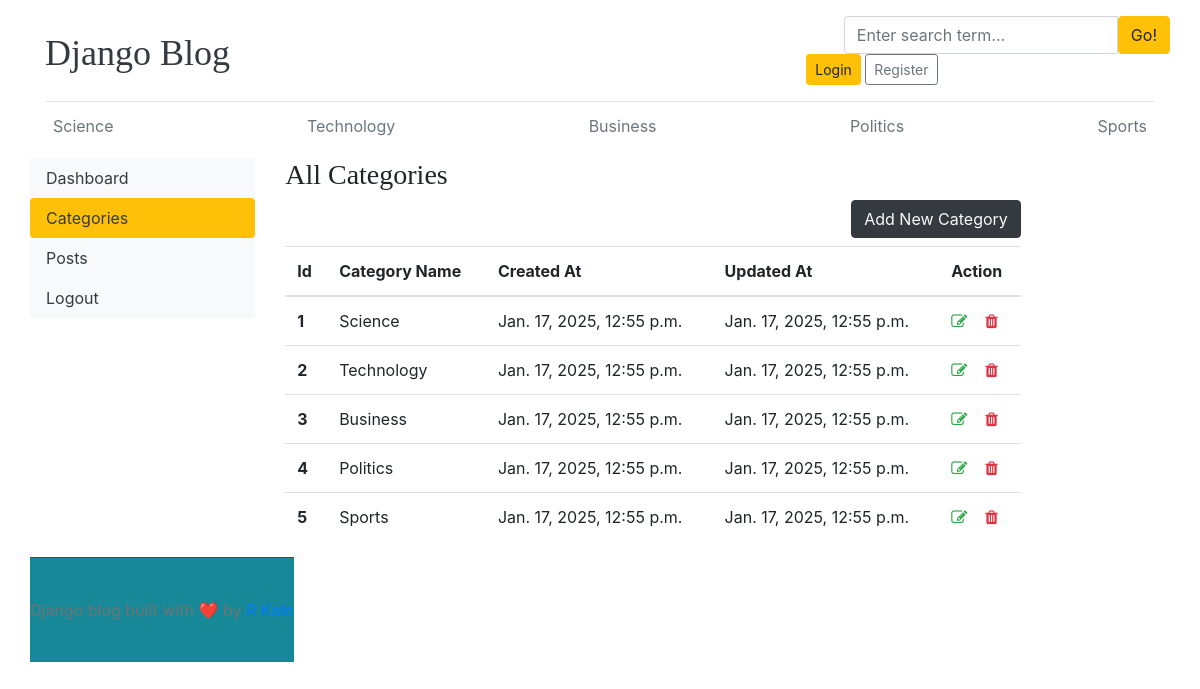
/dashboard/categories/, run on the app's committed database.
### blogs/models.py (models this page shows, shortened)
class Category(models.Model):
    category_name=models.CharField(max_length=50,unique=True)
    created_at=models.DateTimeField(auto_now_add=True)
    updated_at=models.DateTimeField(auto_now=True)
    class Meta:
        verbose_name_plural='categories'

### dashboards/views.py (the view)
# urls.py: path('categories/', views.categories, name='categories'),
def categories(request):
    return render(request, 'dashboard/categories.html')

### blogs/context_processors.py (called while the page is built)
def get_category(request):
    categories = Category.objects.all()  # Fetching all categories
    return {'categories': categories}

### templates/dashboard/categories.html
{% extends 'base/base.html' %}
{% block content %}
<div class="row">
    {% include './leftsidebar.html' %}
    <div class="col-md-9">
      <h3>All Categories</h3>
      <a href="{% url 'add_categories' %}" class="btn btn-dark text-light float-right mb-2">Add New Category</a>
        <table class="table table-hover">
            <thead>
              <tr>
                <th>Id</th>
                <th>Category Name</th>
                <th>Created At</th>
                <th>Updated At</th>
                <th>Action</th>
              </tr>
            </thead>
            <tbody>
                {% for cat in categories %}
              <tr>
                <th>{{ forloop.counter }}</th>
                <td>{{ cat.category_name }}</td>
                <td>{{ cat.created_at }}</td>
                <td>{{ cat.updated_at }}</td>
                <td>
                   <a href="{% url 'edit_categories' cat.id %}"><i class="fa fa-edit text-success"></i></a> &nbsp;&nbsp;
                   <a href="{% url 'delete_categories' cat.id %}"> <i class="fa fa-trash text-danger"></i></a>
                </td>
              </tr>
                {% endfor%}
            </tbody>
          </table>
    </div>
</div>
{% endblock %}

### templates/base/header.html (shortened to what this page needs)
{%load static %}
<!DOCTYPE html>
<html lang="en">
<head>
    <link href="https://getbootstrap.com/docs/4.0/dist/css/bootstrap.min.css" rel="stylesheet">
    <link href="{% static 'css/blog.css' %}" rel="stylesheet">
    <link rel="stylesheet" href="https://cdnjs.cloudflare.com/ajax/libs/font-awesome/4.7.0/css/font-awesome.min.css">
  </head>
<body>
    <div class="container">
      <header class="blog-header py-3">
        <div class="row flex-nowrap justify-content-between align-items-center">
          <div class="col-4 pt-1">
            <a class="blog-header-logo text-dark" href="/">Django Blog</a>
          </div>
          <div.class="col-4">
            <form action="{% url 'search' %}"method="GET">
          <div class="input-group">
            <input class="form-control" name="keyword" type="text" placeholder="Enter search term..." aria-label="Enter search term..." aria-describedby="button-search" />
            <button type="submit" class="btn btn-warning" id="button-search" type="button">Go!</button>
        </div>
        </form>
            <div class="col-4 d-flex justify-content-end align-items-center">
              {% if not user.is_authenticated %}
              <a class="btn btn-sm btn-warning" href="{% url 'login' %}">Login</a> &nbsp;
              <a class="btn btn-sm btn-outline-secondary" href="{% url 'register' %}">Register</a>
              {% else %}
              <span><a href="{% url 'dashboard' %}"class="btn btn-warning">Dashboard</a></span> &nbsp;
              <span><a href="{% url 'logout' %}">Logout</a></span>
              {% endif %}
          </div>
        </div>
      </header>
      <div class="nav-scroller py-1 mb-2">
        <nav class="nav d-flex justify-content-between">
          {% for cat in categories %}
          <a class="p-2 text-muted" href="{% url 'posts_by_category' cat.id %}">{{ cat.category_name }}</a>
          {% endfor %}
        </nav>
      </div>

### static/css/blog.css (style rules this page uses)
.blog-header { border-bottom: 1px solid #e5e5e5; }
.blog-header-logo { font-family: "Playfair Display", Georgia, "Times New Roman", serif; font-size: 2.25rem; }
h1, h2, h3, h4, h5, h6 { font-family: "Playfair Display", Georgia, "Times New Roman", serif; }

### data on the page
Category: category_name "Science", created_at "Jan. 17, 2025, 12:55 p.m.", updated_at "Jan. 17, 2025, 12:55 p.m."
Category: category_name "Technology", created_at "Jan. 17, 2025, 12:55 p.m.", updated_at "Jan. 17, 2025, 12:55 p.m."
Category: category_name "Business", created_at "Jan. 17, 2025, 12:55 p.m.", updated_at "Jan. 17, 2025, 12:55 p.m."
Category: category_name "Politics", created_at "Jan. 17, 2025, 12:55 p.m.", updated_at "Jan. 17, 2025, 12:55 p.m."
Category: category_name "Sports", created_at "Jan. 17, 2025, 12:55 p.m.", updated_at "Jan. 17, 2025, 12:55 p.m."
